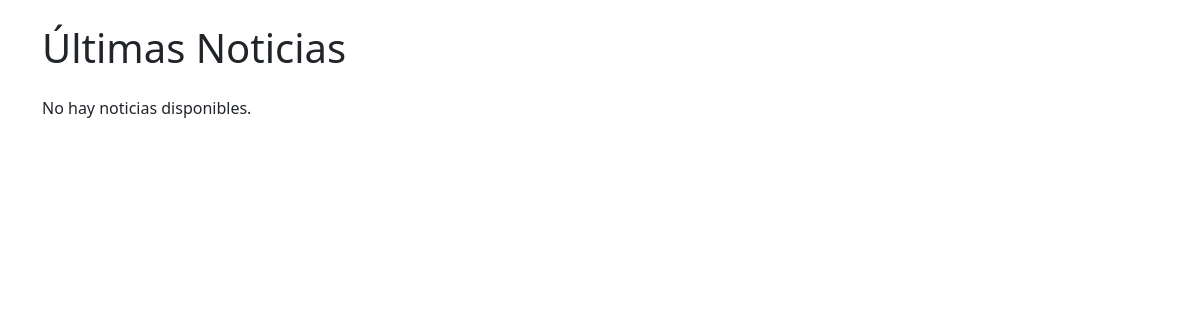
The page /news/ on the database as committed earlier.
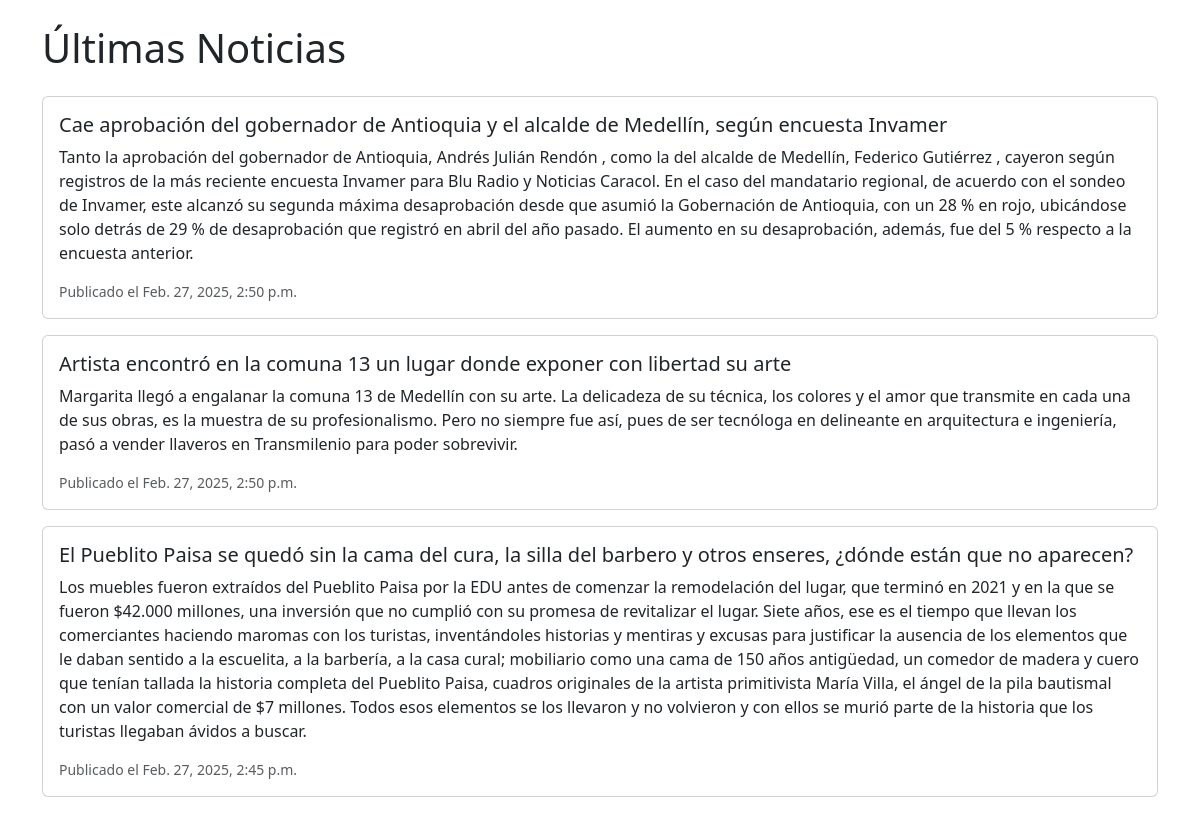
The same page on the database as committed later.
### news/models.py (models this page shows, shortened)
class News(models.Model):
    headline = models.CharField(max_length=200)
    body = models.TextField()
    date = models.DateTimeField(auto_now_add=True)

### news/views.py (the view)
# urls.py: path('news/', include('news.urls')),
def news(request):
    news = News.objects.all().order_by('-date')
    return render(request, 'news.html', {'news': news})

### news/templates/news.html (shortened to what this page needs)
<head>
    <link href="https://cdn.jsdelivr.net/npm/bootstrap@5.3.0/dist/css/bootstrap.min.css" rel="stylesheet">
</head>
<!DOCTYPE html>
<html lang="es">
<head>
    <link href="https://cdn.jsdelivr.net/npm/bootstrap@5.3.0/dist/css/bootstrap.min.css" rel="stylesheet">
</head>
<body>
    <div class="container mt-4">
        <h1 class="mb-4">Últimas Noticias</h1>
        {% for article in news %}
            <div class="card mb-3">
                <div class="row g-0">
                    <div class="col-md-12">
                        <div class="card-body">
                            <h5 class="card-title">{{ article.headline }}</h5>
                            <p class="card-text">{{ article.body }}</p>
                            <p class="card-text">
                                <small class="text-muted">Publicado el {{ article.date }}</small>
                            </p>
                        </div>
                    </div>
                </div>
            </div>
        {% empty %}
            <p>No hay noticias disponibles.</p>
        {% endfor %}
    </div>
</body>
</html>

Rows that differ between the two databases and show on the page:
added News: headline "Cae aprobación del gobernador de Antioquia y el alcalde de Medellín, según encuesta Invamer", body "Tanto la aprobación del gobernador de Antioquia, Andrés Julián Rendón , como la del alcalde de Medellín, Federico Gutiérrez , cayeron según registros de la más reciente encuesta Invamer para Blu Radio y Noticias Caracol. En el caso del mandatario regional, de acuerdo con el sondeo de Invamer, este alcanzó su segunda máxima desaprobación desde que asumió la Gobernación de Antioquia, con un 28 % en rojo, ubicándose solo detrás de 29 % de desaprobación que registró en abril del año pasado. El aumento en su desaprobación, además, fue del 5 % respecto a la encuesta anterior.", date "Feb. 27, 2025, 2:50 p.m."
added News: headline "Artista encontró en la comuna 13 un lugar donde exponer con libertad su arte", body "Margarita llegó a engalanar la comuna 13 de Medellín con su arte. La delicadeza de su técnica, los colores y el amor que transmite en cada una de sus obras, es la muestra de su profesionalismo. Pero no siempre fue así, pues de ser tecnóloga en delineante en arquitectura e ingeniería, pasó a vender llaveros en Transmilenio para poder sobrevivir.", date "Feb. 27, 2025, 2:50 p.m."
added News: headline "El Pueblito Paisa se quedó sin la cama del cura, la silla del barbero y otros enseres, ¿dónde están que no aparecen?", body "Los muebles fueron extraídos del Pueblito Paisa por la EDU antes de comenzar la remodelación del lugar, que terminó en 2021 y en la que se fueron $42.000 millones, una inversión que no cumplió con su promesa de revitalizar el lugar. Siete años, ese es el tiempo que llevan los comerciantes haciendo maromas con los turistas, inventándoles historias y mentiras y excusas para justificar la ausencia de los elementos que le daban sentido a la escuelita, a la barbería, a la casa cural; mobiliario como una cama de 150 años antigüedad, un comedor de madera y cuero que tenían tallada la historia completa del Pueblito Paisa, cuadros originales de la artista primitivista María Villa, el ángel de la…", date "Feb. 27, 2025, 2:45 p.m."
Other text that changed with them:
text no longer shown: "No hay noticias disponibles."
